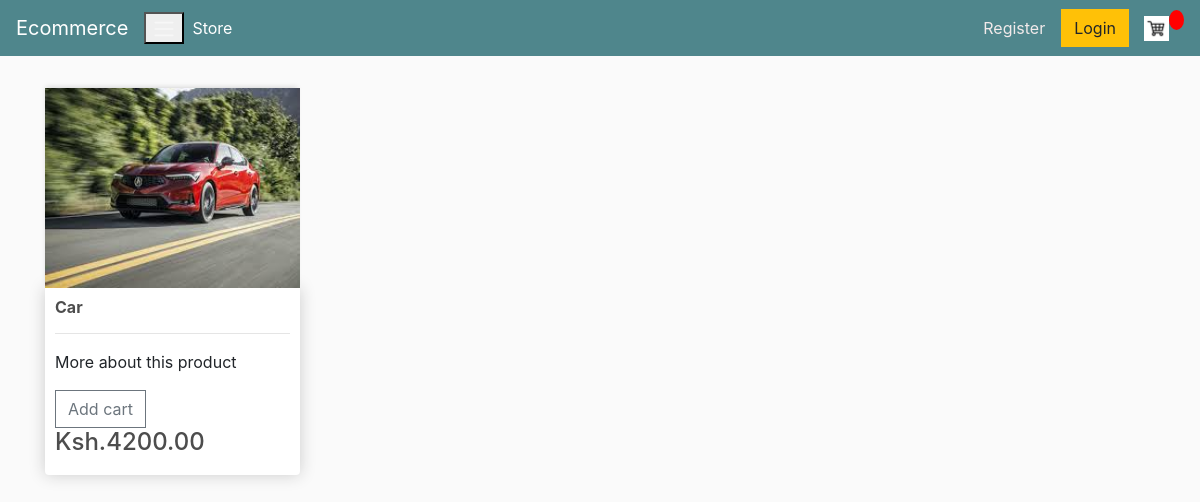
Screenshot of /product/4/ with the database file from the repository.
### stores/models.py (models this page shows, shortened)
class Product(models.Model):
    name = models.CharField(max_length=200, null=True)
    price = models.DecimalField(default=200, max_digits=10, decimal_places=2)
    digital = models.BooleanField(default=False, null=True,blank=False)
    description = models.TextField(default='More about this product')
    image = models.ImageField(null=True, blank=True)
    @property
    def imageURL(self):
        try:
            url = self.image.url
        except:
            url = ''
        return url

### stores/views.py (the view)
# urls.py: path('product/<int:pk>/', views.PostDetailView.as_view(), name='product-details'),
class PostDetailView(DetailView):
    model = Product
    template_name = 'stores/product_details.html'

### stores/templates/stores/product_details.html
{% extends 'stores/base.html' %}
{% block content %}
<div class="row">
    <div class="col-lg-3 mt-2">
        <img class="thumbnail" src="{{ product.imageURL }}" alt="">
        <div class="box-element product">
            <h6><strong>{{ product.name }}</strong></h6>
            <hr>
            <p>{{ product.description }}</p>
            <button data-product="{{product.id}}" data-action="add" class="btn btn-outline-secondary add-btn update-cart">Add cart</button>
            <h4 styles="display: inline-block; float: right;">Ksh.{{ product.price|floatformat:2 }}</h4>
        </div>
    </div>
{% endblock content %}

### static/css/main.css (style rules this page uses)
body { background-color: hsl(0, 0%, 98%); }
h1, h2, h3, h4, h5, h6 { color: hsl(0, 0%, 30%); }
.box-element { box-shadow: hsl(0, 0%, 80%)0 0 16px; background-color: #fff; border-radius: 4px; padding: 10px; }
.thumbnail { width: 100%; height: 200px; -webkit-box-shadow: -1px -3px 5px 2px rgba(214, 214, 214, 1); -moz-box-shadow: -1px -3px 5px 2px rgba(214, 214, 214, 1); box-shadow: -1px -3px 5px -2px rgba(214, 214, 214, 1); }
.product { border-radius: 0 0 4px 4px; }
.btn { border-radius: 0; }

### rows the page displays
Product: imageURL (picture), name "Car", description "More about this product", price "4200.00"
